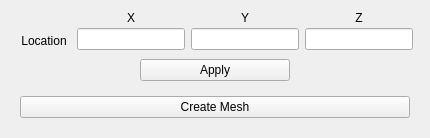
           <widget class="QFrame" name="frame_Generate">
            <property name="frameShape">
             <enum>QFrame::NoFrame</enum>
            </property>
            <property name="frameShadow">
             <enum>QFrame::Raised</enum>
            </property>
            <layout class="QVBoxLayout" name="verticalLayout_10">
             <item>
              <widget class="QFrame" name="frame_131">
               <property name="frameShape">
                <enum>QFrame::NoFrame</enum>
               </property>
               <property name="frameShadow">
                <enum>QFrame::Raised</enum>
               </property>
               <layout class="QVBoxLayout" name="verticalLayout_119">
                <property name="margin">
                 <number>0</number>
                </property>
                <item>
                 <widget class="QFrame" name="frame_66">
                  <property name="frameShape">
                   <enum>QFrame::NoFrame</enum>
                  </property>
                  <property name="frameShadow">
                   <enum>QFrame::Raised</enum>
                  </property>
                  <layout class="QHBoxLayout" name="horizontalLayout_37">
                   <property name="spacing">
                    <number>0</number>
                   </property>
                   <property name="leftMargin">
                    <number>3</number>
                   </property>
                   <property name="topMargin">
                    <number>0</number>
                   </property>
                   <property name="rightMargin">
                    <number>3</number>
                   </property>
                   <property name="bottomMargin">
                    <number>0</number>
                   </property>
                   <item>
                    <widget class="QFrame" name="frame_71">
                     <property name="minimumSize">
                      <size>
                       <width>60</width>
                       <height>0</height>
                      </size>
                     </property>
                     <property name="frameShape">
                      <enum>QFrame::NoFrame</enum>
                     </property>
                     <property name="frameShadow">
                      <enum>QFrame::Raised</enum>
                     </property>
                     <layout class="QVBoxLayout" name="verticalLayout_70">
                      <property name="spacing">
                       <number>3</number>
                      </property>
                      <property name="leftMargin">
                       <number>3</number>
                      </property>
                      <property name="topMargin">
                       <number>0</number>
                      </property>
                      <property name="rightMargin">
                       <number>3</number>
                      </property>
                      <property name="bottomMargin">
                       <number>3</number>
                      </property>
                      <item>
                       <widget class="QLabel" name="label_36">
                        <property name="text">
                         <string/>
                        </property>
                       </widget>
                      </item>
                      <item>
                       <widget class="QLabel" name="label_20">
                        <property name="text">
                         <string>Location</string>
                        </property>
                        <property name="alignment">
                         <set>Qt::AlignCenter</set>
                        </property>
                       </widget>
                      </item>
                     </layout>
                    </widget>
                   </item>
                   <item>
                    <widget class="QFrame" name="frame_72">
                     <property name="frameShape">
                      <enum>QFrame::NoFrame</enum>
                     </property>
                     <property name="frameShadow">
                      <enum>QFrame::Raised</enum>
                     </property>
                     <layout class="QVBoxLayout" name="verticalLayout_71">
                      <property name="spacing">
                       <number>3</number>
                      </property>
                      <property name="leftMargin">
                       <number>3</number>
                      </property>
                      <property name="topMargin">
                       <number>0</number>
                      </property>
                      <property name="rightMargin">
                       <number>3</number>
                      </property>
                      <property name="bottomMargin">
                       <number>3</number>
                      </property>
                      <item>
                       <widget class="QLabel" name="label_29">
                        <property name="text">
                         <string>X</string>
                        </property>
                        <property name="alignment">
                         <set>Qt::AlignCenter</set>
                        </property>
                       </widget>
                      </item>
                      <item>
                       <widget class="QLineEdit" name="txt_X_Location"/>
                      </item>
                     </layout>
                    </widget>
                   </item>
                   <item>
                    <widget class="QFrame" name="frame_73">
                     <property name="frameShape">
                      <enum>QFrame::NoFrame</enum>
                     </property>
                     <property name="frameShadow">
                      <enum>QFrame::Raised</enum>
                     </property>
                     <layout class="QVBoxLayout" name="verticalLayout_72">
                      <property name="spacing">
                       <number>3</number>
                      </property>
                      <property name="leftMargin">
                       <number>3</number>
                      </property>
                      <property name="topMargin">
                       <number>0</number>
                      </property>
                      <property name="rightMargin">
                       <number>3</number>
                      </property>
                      <property name="bottomMargin">
                       <number>3</number>
                      </property>
                      <item>
                       <widget class="QLabel" name="label_33">
                        <property name="text">
                         <string>Y</string>
                        </property>
                        <property name="alignment">
                         <set>Qt::AlignCenter</set>
                        </property>
                       </widget>
                      </item>
                      <item>
                       <widget class="QLineEdit" name="txt_Y_Location"/>
                      </item>
                     </layout>
                    </widget>
                   </item>
                   <item>
                    <widget class="QFrame" name="frame_75">
                     <property name="frameShape">
                      <enum>QFrame::NoFrame</enum>
                     </property>
                     <property name="frameShadow">
                      <enum>QFrame::Raised</enum>
                     </property>
                     <layout class="QVBoxLayout" name="verticalLayout_97">
                      <property name="spacing">
                       <number>3</number>
                      </property>
                      <property name="leftMargin">
                       <number>3</number>
                      </property>
                      <property name="topMargin">
                       <number>0</number>
                      </property>
                      <property name="rightMargin">
                       <number>3</number>
                      </property>
                      <property name="bottomMargin">
                       <number>3</number>
                      </property>
                      <item>
                       <widget class="QLabel" name="label_34">
                        <property name="text">
                         <string>Z</string>
                        </property>
                        <property name="alignment">
                         <set>Qt::AlignCenter</set>
                        </property>
                       </widget>
                      </item>
                      <item>
                       <widget class="QLineEdit" name="txt_Z_Location"/>
                      </item>
                     </layout>
                    </widget>
                   </item>
                  </layout>
                 </widget>
                </item>
                <item>
                 <widget class="QFrame" name="frame_137">
                  <property name="frameShape">
                   <enum>QFrame::NoFrame</enum>
                  </property>
                  <property name="frameShadow">
                   <enum>QFrame::Raised</enum>
                  </property>
                  <layout class="QHBoxLayout" name="horizontalLayout_20">
                   <property name="margin">
                    <number>0</number>
                   </property>
                   <item>
                    <widget class="QPushButton" name="btn_GenerateLocation">
                     <property name="maximumSize">
                      <size>
                       <width>150</width>
                       <height>16777215</height>
                      </size>
                     </property>
                     <property name="text">
                      <string>Apply</string>
                     </property>
                    </widget>
                   </item>
                  </layout>
                 </widget>
                </item>
               </layout>
              </widget>
             </item>
             <item>
              <widget class="QFrame" name="frame_65">
               <property name="frameShape">
                <enum>QFrame::NoFrame</enum>
               </property>
               <property name="frameShadow">
                <enum>QFrame::Raised</enum>
               </property>
               <layout class="QVBoxLayout" name="verticalLayout_56">
                <item>
                 <widget class="QPushButton" name="btn_CreateMesh">
                  <property name="text">
                   <string>Create Mesh</string>
                  </property>
                 </widget>
                </item>
               </layout>
              </widget>
             </item>
            </layout>
           </widget>
